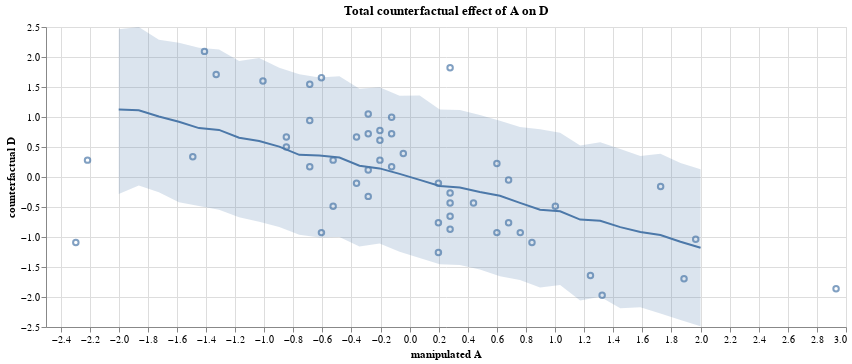

Notebook code for this chart:
### Markdown cell above
### So what does the actual data show as a scatter plot of D ~ A 

Below is a plot of the actual divorce stats relative to actual AgeMedian of marriage on top 
of the counterfactual plot of "what if" A was ...

### Code cell
D_A_c = cfact + alt.Chart(d).mark_point().encode( x = "A:Q", y = "D:Q", tooltip=["Location"]).properties(width=800, )
D_A_c

### Figure 1 — Vega-Lite specification as saved in the notebook (floating-point values rounded to 4 significant figures)
{"config": {"view": {"continuousWidth": 400, "continuousHeight": 300}}, "layer": [{"mark": "line", "encoding": {"x": {"type": "quantitative", "field": "A"}, "y": {"type": "quantitative", "field": "Dm"}}}, {"mark": {"type": "area", "opacity": 0.2}, "encoding": {"x": {"type": "quantitative", "field": "A", "title": "manipulated A"}, "y": {"type": "quantitative", "field": "lo", "title": "counterfactual D"}, "y2": {"field": "hi"}}}, {"data": {"name": "data-53f1ed465f2323e12670c8f584571969"}, "mark": "point", "encoding": {"tooltip": [{"type": "nominal", "field": "Location"}], "x": {"type": "quantitative", "field": "A"}, "y": {"type": "quantitative", "field": "D"}}, "width": 800}], "data": {"name": "data-e4d5cbc0ce535fe829993aabd3f765e3"}, "title": "Total counterfactual effect of A on D", "width": 800, "$schema": "https://vega.github.io/schema/vega-lite/v4.8.1.json", "datasets": {"data-e4d5cbc0ce535fe829993aabd3f765e3": [{"A": -2.0, "Dm": 1.126, "lo": -0.2842, "hi": 2.464}, {"A": -1.862, "Dm": 1.112, "lo": -0.1413, "hi": 2.5}, {"A": -1.724, "Dm": 1.009, "lo": -0.2534, "hi": 2.289}, {"A": -1.586, "Dm": 0.9216, "lo": -0.4224, "hi": 2.236}, {"A": -1.448, "Dm": 0.8147, "lo": -0.4853, "hi": 2.154}, {"A": -1.31, "Dm": 0.7845, "lo": -0.5443, "hi": 2.127}, {"A": -1.172, "Dm": 0.6538, "lo": -0.6693, "hi": 1.933}, {"A": -1.034, "Dm": 0.5988, "lo": -0.7441, "hi": 1.985}, {"A": -0.8966, "Dm": 0.5065, "lo": -0.8335, "hi": 1.823}, {"A": -0.7586, "Dm": 0.3699, "lo": -0.962, "hi": 1.711}, {"A": -0.6207, "Dm": 0.3597, "lo": -1.008, "hi": 1.657}, {"A": -0.4828, "Dm": 0.3239, "lo": -0.9983, "hi": 1.678}, {"A": -0.3448, "Dm": 0.1874, "lo": -1.159, "hi": 1.473}, {"A": -0.2069, "Dm": 0.1436, "lo": -1.107, "hi": 1.495}, {"A": -0.06897, "Dm": 0.05199, "lo": -1.247, "hi": 1.353}, {"A": 0.06897, "Dm": -0.04807, "lo": -1.348, "hi": 1.357}, {"A": 0.2069, "Dm": -0.1498, "lo": -1.453, "hi": 1.125}, {"A": 0.3448, "Dm": -0.1734, "lo": -1.466, "hi": 1.119}, {"A": 0.4828, "Dm": -0.251, "lo": -1.542, "hi": 1.031}, {"A": 0.6207, "Dm": -0.314, "lo": -1.655, "hi": 0.9357}, {"A": 0.7586, "Dm": -0.431, "lo": -1.715, "hi": 0.8318}, {"A": 0.8966, "Dm": -0.5441, "lo": -1.842, "hi": 0.7973}, {"A": 1.034, "Dm": -0.5709, "lo": -1.801, "hi": 0.7395}, {"A": 1.172, "Dm": -0.7103, "lo": -2.06, "hi": 0.5254}, {"A": 1.31, "Dm": -0.7293, "lo": -1.997, "hi": 0.5785}, {"A": 1.448, "Dm": -0.8352, "lo": -2.188, "hi": 0.4676}, {"A": 1.586, "Dm": -0.9169, "lo": -2.172, "hi": 0.3515}, {"A": 1.724, "Dm": -0.9666, "lo": -2.276, "hi": 0.3887}, {"A": 1.862, "Dm": -1.078, "lo": -2.382, "hi": 0.2326}, {"A": 2.0, "Dm": -1.18, "lo": -2.487, "hi": 0.1311}], "data-53f1ed465f2323e12670c8f584571969": [{"Location": "Alabama", "Loc": "AL", "Population": 4.78, "MedianAgeMarriage": 25.3, "Marriage": 20.2, "Marriage SE": 1.27, "Divorce": 12.7, "Divorce SE": 0.79, "WaffleHouses": 128, "South": 1, "Slaves1860": 435080, "Population1860": 964201, "PropSlaves1860": 0.45, "A": -0.6063, "D": 1.654, "M": 0.02264}, {"Location": "Alaska", "Loc": "AK", "Population": 0.71, "MedianAgeMarriage": 25.2, "Marriage": 26.0, "Marriage SE": 2.93, "Divorce": 12.5, "Divorce SE": 2.05, "WaffleHouses": 0, "South": 0, "Slaves1860": 0, "Population1860": 0, "PropSlaves1860": 0.0, "A": -0.6867, "D": 1.544, "M": 1.55}, {"Location": "Arizona", "Loc": "AZ", "Population": 6.33, "MedianAgeMarriage": 25.8, "Marriage": 20.3, "Marriage SE": 0.98, "Divorce": 10.8, "Divorce SE": 0.74, "WaffleHouses": 18, "South": 0, "Slaves1860": 0, "Population1860": 0, "PropSlaves1860": 0.0, "A": -0.2042, "D": 0.6107, "M": 0.04897}, {"Location": "Arkansas", "Loc": "AR", "Population": 2.92, "MedianAgeMarriage": 24.3, "Marriage": 26.4, "Marriage SE": 1.7, "Divorce": 13.5, "Divorce SE": 1.22, "WaffleHouses": 41, "South": 1, "Slaves1860": 111115, "Population1860": 435450, "PropSlaves1860": 0.26, "A": -1.41, "D": 2.094, "M": 1.655}, {"Location": "California", "Loc": "CA", "Population": 37.25, "MedianAgeMarriage": 26.8, "Marriage": 19.1, "Marriage SE": 0.39, "Divorce": 8.0, "Divorce SE": 0.24, "WaffleHouses": 0, "South": 0, "Slaves1860": 0, "Population1860": 379994, "PropSlaves1860": 0.0, "A": 0.5999, "D": -0.9271, "M": -0.267}, {"Location": "Colorado", "Loc": "CO", "Population": 5.03, "MedianAgeMarriage": 25.7, "Marriage": 23.5, "Marriage SE": 1.24, "Divorce": 11.6, "Divorce SE": 0.94, "WaffleHouses": 11, "South": 0, "Slaves1860": 0, "Population1860": 34277, "PropSlaves1860": 0.0, "A": -0.2847, "D": 1.05, "M": 0.8915}, {"Location": "Connecticut", "Loc": "CT", "Population": 3.57, "MedianAgeMarriage": 27.6, "Marriage": 17.1, "Marriage SE": 1.06, "Divorce": 6.7, "Divorce SE": 0.77, "WaffleHouses": 0, "South": 0, "Slaves1860": 0, "Population1860": 460147, "PropSlaves1860": 0.0, "A": 1.243, "D": -1.641, "M": -0.7936}, {"Location": "Delaware", "Loc": "DE", "Population": 0.9, "MedianAgeMarriage": 26.6, "Marriage": 23.1, "Marriage SE": 2.89, "Divorce": 8.9, "Divorce SE": 1.39, "WaffleHouses": 3, "South": 0, "Slaves1860": 1798, "Population1860": 112216, "PropSlaves1860": 0.016, "A": 0.439, "D": -0.4328, "M": 0.7862}, {"Location": "District of Columbia", "Loc": "DC", "Population": 0.6, "MedianAgeMarriage": 29.7, "Marriage": 17.7, "Marriage SE": 2.53, "Divorce": 6.3, "Divorce SE": 1.89, "WaffleHouses": 0, "South": 0, "Slaves1860": 0, "Population1860": 75080, "PropSlaves1860": 0.0, "A": 2.932, "D": -1.861, "M": -0.6356}, {"Location": "Florida", "Loc": "FL", "Population": 18.8, "MedianAgeMarriage": 26.4, "Marriage": 17.0, "Marriage SE": 0.58, "Divorce": 8.5, "Divorce SE": 0.32, "WaffleHouses": 133, "South": 1, "Slaves1860": 61745, "Population1860": 140424, "PropSlaves1860": 0.44, "A": 0.2782, "D": -0.6525, "M": -0.8199}, {"Location": "Georgia", "Loc": "GA", "Population": 9.69, "MedianAgeMarriage": 25.9, "Marriage": 22.1, "Marriage SE": 0.81, "Divorce": 11.5, "Divorce SE": 0.58, "WaffleHouses": 381, "South": 1, "Slaves1860": 462198, "Population1860": 1057286, "PropSlaves1860": 0.44, "A": -0.1238, "D": 0.9952, "M": 0.5229}, {"Location": "Hawaii", "Loc": "HI", "Population": 1.36, "MedianAgeMarriage": 26.9, "Marriage": 24.9, "Marriage SE": 2.54, "Divorce": 8.3, "Divorce SE": 1.27, "WaffleHouses": 0, "South": 0, "Slaves1860": 0, "Population1860": 0, "PropSlaves1860": 0.0, "A": 0.6803, "D": -0.7623, "M": 1.26}, {"Location": "Idaho", "Loc": "ID", "Population": 1.57, "MedianAgeMarriage": 23.2, "Marriage": 25.8, "Marriage SE": 1.84, "Divorce": 7.7, "Divorce SE": 1.05, "WaffleHouses": 0, "South": 0, "Slaves1860": 0, "Population1860": 0, "PropSlaves1860": 0.0, "A": -2.295, "D": -1.092, "M": 1.497}, {"Location": "Illinois", "Loc": "IL", "Population": 12.83, "MedianAgeMarriage": 27.0, "Marriage": 17.9, "Marriage SE": 0.58, "Divorce": 8.0, "Divorce SE": 0.45, "WaffleHouses": 2, "South": 0, "Slaves1860": 0, "Population1860": 1711951, "PropSlaves1860": 0.0, "A": 0.7607, "D": -0.9271, "M": -0.583}, {"Location": "Indiana", "Loc": "IN", "Population": 6.48, "MedianAgeMarriage": 25.7, "Marriage": 19.8, "Marriage SE": 0.81, "Divorce": 11.0, "Divorce SE": 0.63, "WaffleHouses": 17, "South": 0, "Slaves1860": 0, "Population1860": 1350428, "PropSlaves1860": 0.0, "A": -0.2847, "D": 0.7206, "M": -0.08268}, {"Location": "Iowa", "Loc": "IA", "Population": 3.05, "MedianAgeMarriage": 25.4, "Marriage": 21.5, "Marriage SE": 1.46, "Divorce": 10.2, "Divorce SE": 0.91, "WaffleHouses": 0, "South": 0, "Slaves1860": 0, "Population1860": 674913, "PropSlaves1860": 0.0, "A": -0.5259, "D": 0.2812, "M": 0.3649}, {"Location": "Kansas", "Loc": "KS", "Population": 2.85, "MedianAgeMarriage": 25.0, "Marriage": 22.1, "Marriage SE": 1.48, "Divorce": 10.6, "Divorce SE": 1.09, "WaffleHouses": 6, "South": 0, "Slaves1860": 2, "Population1860": 107206, "PropSlaves1860": 1.9e-05, "A": -0.8475, "D": 0.5009, "M": 0.5229}, {"Location": "Kentucky", "Loc": "KY", "Population": 4.34, "MedianAgeMarriage": 24.8, "Marriage": 22.2, "Marriage SE": 1.11, "Divorce": 12.6, "Divorce SE": 0.75, "WaffleHouses": 64, "South": 1, "Slaves1860": 225483, "Population1860": 1155684, "PropSlaves1860": 0.0, "A": -1.008, "D": 1.599, "M": 0.5493}, {"Location": "Louisiana", "Loc": "LA", "Population": 4.53, "MedianAgeMarriage": 25.9, "Marriage": 20.6, "Marriage SE": 1.19, "Divorce": 11.0, "Divorce SE": 0.89, "WaffleHouses": 66, "South": 1, "Slaves1860": 331726, "Population1860": 708002, "PropSlaves1860": 0.47, "A": -0.1238, "D": 0.7206, "M": 0.128}, {"Location": "Maine", "Loc": "ME", "Population": 1.33, "MedianAgeMarriage": 26.4, "Marriage": 13.5, "Marriage SE": 1.4, "Divorce": 13.0, "Divorce SE": 1.48, "WaffleHouses": 0, "South": 0, "Slaves1860": 0, "Population1860": 628279, "PropSlaves1860": 0.0, "A": 0.2782, "D": 1.819, "M": -1.741}, {"Location": "Maryland", "Loc": "MD", "Population": 5.77, "MedianAgeMarriage": 27.3, "Marriage": 18.3, "Marriage SE": 1.02, "Divorce": 8.8, "Divorce SE": 0.69, "WaffleHouses": 11, "South": 0, "Slaves1860": 87189, "Population1860": 687049, "PropSlaves1860": 0.13, "A": 1.002, "D": -0.4877, "M": -0.4776}, {"Location": "Massachusetts", "Loc": "MA", "Population": 6.55, "MedianAgeMarriage": 28.5, "Marriage": 15.8, "Marriage SE": 0.7, "Divorce": 7.8, "Divorce SE": 0.52, "WaffleHouses": 0, "South": 0, "Slaves1860": 0, "Population1860": 1231066, "PropSlaves1860": 0.0, "A": 1.967, "D": -1.037, "M": -1.136}, {"Location": "Michigan", "Loc": "MI", "Population": 9.88, "MedianAgeMarriage": 26.4, "Marriage": 16.5, "Marriage SE": 0.69, "Divorce": 9.2, "Divorce SE": 0.53, "WaffleHouses": 0, "South": 0, "Slaves1860": 0, "Population1860": 749113, "PropSlaves1860": 0.0, "A": 0.2782, "D": -0.268, "M": -0.9516}, {"Location": "Minnesota", "Loc": "MN", "Population": 5.3, "MedianAgeMarriage": 26.3, "Marriage": 15.3, "Marriage SE": 0.77, "Divorce": 7.4, "Divorce SE": 0.6, "WaffleHouses": 0, "South": 0, "Slaves1860": 0, "Population1860": 172023, "PropSlaves1860": 0.0, "A": 0.1978, "D": -1.257, "M": -1.268}, {"Location": "Mississippi", "Loc": "MS", "Population": 2.97, "MedianAgeMarriage": 25.8, "Marriage": 19.3, "Marriage SE": 1.54, "Divorce": 11.1, "Divorce SE": 1.01, "WaffleHouses": 72, "South": 1, "Slaves1860": 436631, "Population1860": 791305, "PropSlaves1860": 0.55, "A": -0.2042, "D": 0.7755, "M": -0.2143}, {"Location": "Missouri", "Loc": "MO", "Population": 5.99, "MedianAgeMarriage": 25.6, "Marriage": 18.6, "Marriage SE": 0.81, "Divorce": 9.5, "Divorce SE": 0.67, "WaffleHouses": 39, "South": 1, "Slaves1860": 114931, "Population1860": 1182012, "PropSlaves1860": 0.097, "A": -0.3651, "D": -0.1033, "M": -0.3986}, {"Location": "Montana", "Loc": "MT", "Population": 0.99, "MedianAgeMarriage": 25.7, "Marriage": 18.5, "Marriage SE": 2.31, "Divorce": 9.1, "Divorce SE": 1.71, "WaffleHouses": 0, "South": 0, "Slaves1860": 0, "Population1860": 0, "PropSlaves1860": 0.0, "A": -0.2847, "D": -0.3229, "M": -0.425}, {"Location": "Nebraska", "Loc": "NE", "Population": 1.83, "MedianAgeMarriage": 25.4, "Marriage": 19.6, "Marriage SE": 1.44, "Divorce": 8.8, "Divorce SE": 0.94, "WaffleHouses": 0, "South": 0, "Slaves1860": 15, "Population1860": 28841, "PropSlaves1860": 0.00052, "A": -0.5259, "D": -0.4877, "M": -0.1353}, {"Location": "New Hampshire", "Loc": "NH", "Population": 1.32, "MedianAgeMarriage": 26.8, "Marriage": 16.7, "Marriage SE": 1.76, "Divorce": 10.1, "Divorce SE": 1.61, "WaffleHouses": 0, "South": 0, "Slaves1860": 0, "Population1860": 326073, "PropSlaves1860": 0.0, "A": 0.5999, "D": 0.2263, "M": -0.8989}, {"Location": "New Jersey", "Loc": "NJ", "Population": 8.79, "MedianAgeMarriage": 27.7, "Marriage": 14.8, "Marriage SE": 0.59, "Divorce": 6.1, "Divorce SE": 0.46, "WaffleHouses": 0, "South": 0, "Slaves1860": 18, "Population1860": 672035, "PropSlaves1860": 2.7e-05, "A": 1.324, "D": -1.971, "M": -1.399}, {"Location": "New Mexico", "Loc": "NM", "Population": 2.06, "MedianAgeMarriage": 25.8, "Marriage": 20.4, "Marriage SE": 1.9, "Divorce": 10.2, "Divorce SE": 1.11, "WaffleHouses": 2, "South": 0, "Slaves1860": 0, "Population1860": 93516, "PropSlaves1860": 0.0, "A": -0.2042, "D": 0.2812, "M": 0.0753}, {"Location": "New York", "Loc": "NY", "Population": 19.38, "MedianAgeMarriage": 28.4, "Marriage": 16.8, "Marriage SE": 0.47, "Divorce": 6.6, "Divorce SE": 0.31, "WaffleHouses": 0, "South": 0, "Slaves1860": 0, "Population1860": 3880735, "PropSlaves1860": 0.0, "A": 1.886, "D": -1.696, "M": -0.8726}, {"Location": "North Carolina", "Loc": "NC", "Population": 9.54, "MedianAgeMarriage": 25.7, "Marriage": 20.4, "Marriage SE": 0.98, "Divorce": 9.9, "Divorce SE": 0.48, "WaffleHouses": 142, "South": 1, "Slaves1860": 331059, "Population1860": 992622, "PropSlaves1860": 0.33, "A": -0.2847, "D": 0.1164, "M": 0.0753}, {"Location": "North Dakota", "Loc": "ND", "Population": 0.67, "MedianAgeMarriage": 25.3, "Marriage": 26.7, "Marriage SE": 2.93, "Divorce": 8.0, "Divorce SE": 1.44, "WaffleHouses": 0, "South": 0, "Slaves1860": 0, "Population1860": 0, "PropSlaves1860": 0.0, "A": -0.6063, "D": -0.9271, "M": 1.734}, {"Location": "Ohio", "Loc": "OH", "Population": 11.54, "MedianAgeMarriage": 26.3, "Marriage": 16.9, "Marriage SE": 0.61, "Divorce": 9.5, "Divorce SE": 0.45, "WaffleHouses": 64, "South": 0, "Slaves1860": 0, "Population1860": 2339511, "PropSlaves1860": 0.0, "A": 0.1978, "D": -0.1033, "M": -0.8463}, {"Location": "Oklahoma", "Loc": "OK", "Population": 3.75, "MedianAgeMarriage": 24.4, "Marriage": 23.8, "Marriage SE": 1.29, "Divorce": 12.8, "Divorce SE": 1.01, "WaffleHouses": 16, "South": 0, "Slaves1860": 0, "Population1860": 0, "PropSlaves1860": 0.0, "A": -1.33, "D": 1.709, "M": 0.9705}, {"Location": "Oregon", "Loc": "OR", "Population": 3.83, "MedianAgeMarriage": 26.0, "Marriage": 18.9, "Marriage SE": 1.1, "Divorce": 10.4, "Divorce SE": 0.8, "WaffleHouses": 0, "South": 0, "Slaves1860": 0, "Population1860": 52465, "PropSlaves1860": 0.0, "A": -0.04342, "D": 0.391, "M": -0.3196}, {"Location": "Pennsylvania", "Loc": "PA", "Population": 12.7, "MedianAgeMarriage": 27.1, "Marriage": 15.5, "Marriage SE": 0.48, "Divorce": 7.7, "Divorce SE": 0.43, "WaffleHouses": 11, "South": 0, "Slaves1860": 0, "Population1860": 2906215, "PropSlaves1860": 0.0, "A": 0.8411, "D": -1.092, "M": -1.215}, {"Location": "Rhode Island", "Loc": "RI", "Population": 1.05, "MedianAgeMarriage": 28.2, "Marriage": 15.0, "Marriage SE": 2.11, "Divorce": 9.4, "Divorce SE": 1.79, "WaffleHouses": 0, "South": 0, "Slaves1860": 0, "Population1860": 174620, "PropSlaves1860": 0.0, "A": 1.726, "D": -0.1582, "M": -1.347}, {"Location": "South Carolina", "Loc": "SC", "Population": 4.63, "MedianAgeMarriage": 26.4, "Marriage": 18.1, "Marriage SE": 1.18, "Divorce": 8.1, "Divorce SE": 0.7, "WaffleHouses": 144, "South": 1, "Slaves1860": 402406, "Population1860": 703708, "PropSlaves1860": 0.57, "A": 0.2782, "D": -0.8721, "M": -0.5303}, {"Location": "South Dakota", "Loc": "SD", "Population": 0.81, "MedianAgeMarriage": 25.6, "Marriage": 20.1, "Marriage SE": 2.64, "Divorce": 10.9, "Divorce SE": 2.5, "WaffleHouses": 0, "South": 0, "Slaves1860": 0, "Population1860": 4837, "PropSlaves1860": 0.0, "A": -0.3651, "D": 0.6656, "M": -0.003686}, {"Location": "Tennessee", "Loc": "TN", "Population": 6.35, "MedianAgeMarriage": 25.2, "Marriage": 19.4, "Marriage SE": 0.85, "Divorce": 11.4, "Divorce SE": 0.75, "WaffleHouses": 103, "South": 1, "Slaves1860": 275719, "Population1860": 1109801, "PropSlaves1860": 0.2, "A": -0.6867, "D": 0.9402, "M": -0.188}, {"Location": "Texas", "Loc": "TX", "Population": 25.15, "MedianAgeMarriage": 25.2, "Marriage": 21.5, "Marriage SE": 0.61, "Divorce": 10.0, "Divorce SE": 0.35, "WaffleHouses": 99, "South": 1, "Slaves1860": 182566, "Population1860": 604215, "PropSlaves1860": 0.3, "A": -0.6867, "D": 0.1714, "M": 0.3649}, {"Location": "Utah", "Loc": "UT", "Population": 2.76, "MedianAgeMarriage": 23.3, "Marriage": 29.6, "Marriage SE": 1.77, "Divorce": 10.2, "Divorce SE": 0.93, "WaffleHouses": 0, "South": 0, "Slaves1860": 0, "Population1860": 40273, "PropSlaves1860": 0.0, "A": -2.214, "D": 0.2812, "M": 2.498}, {"Location": "Vermont", "Loc": "VT", "Population": 0.63, "MedianAgeMarriage": 26.9, "Marriage": 16.4, "Marriage SE": 2.4, "Divorce": 9.6, "Divorce SE": 1.87, "WaffleHouses": 0, "South": 0, "Slaves1860": 0, "Population1860": 315098, "PropSlaves1860": 0.0, "A": 0.6803, "D": -0.04833, "M": -0.9779}, {"Location": "Virginia", "Loc": "VA", "Population": 8.0, "MedianAgeMarriage": 26.4, "Marriage": 20.5, "Marriage SE": 0.83, "Divorce": 8.9, "Divorce SE": 0.52, "WaffleHouses": 40, "South": 1, "Slaves1860": 490865, "Population1860": 1219630, "PropSlaves1860": 0.4, "A": 0.2782, "D": -0.4328, "M": 0.1016}, {"Location": "Washington", "Loc": "WA", "Population": 6.72, "MedianAgeMarriage": 25.9, "Marriage": 21.4, "Marriage SE": 1.0, "Divorce": 10.0, "Divorce SE": 0.65, "WaffleHouses": 0, "South": 0, "Slaves1860": 0, "Population1860": 11594, "PropSlaves1860": 0.0, "A": -0.1238, "D": 0.1714, "M": 0.3386}, {"Location": "West Virginia", "Loc": "WV", "Population": 1.85, "MedianAgeMarriage": 25.0, "Marriage": 22.2, "Marriage SE": 1.69, "Divorce": 10.9, "Divorce SE": 1.34, "WaffleHouses": 4, "South": 1, "Slaves1860": 18371, "Population1860": 376688, "PropSlaves1860": 0.049, "A": -0.8475, "D": 0.6656, "M": 0.5493}, {"Location": "Wisconsin", "Loc": "WI", "Population": 5.69, "MedianAgeMarriage": 26.3, "Marriage": 17.2, "Marriage SE": 0.79, "Divorce": 8.3, "Divorce SE": 0.57, "WaffleHouses": 0, "South": 0, "Slaves1860": 0, "Population1860": 775881, "PropSlaves1860": 0.0, "A": 0.1978, "D": -0.7623, "M": -0.7673}, {"Location": "Wyoming", "Loc": "WY", "Population": 0.56, "MedianAgeMarriage": 24.2, "Marriage": 30.7, "Marriage SE": 3.92, "Divorce": 10.3, "Divorce SE": 1.9, "WaffleHouses": 0, "South": 0, "Slaves1860": 0, "Population1860": 0, "PropSlaves1860": 0.0, "A": -1.491, "D": 0.3361, "M": 2.787}]}}
